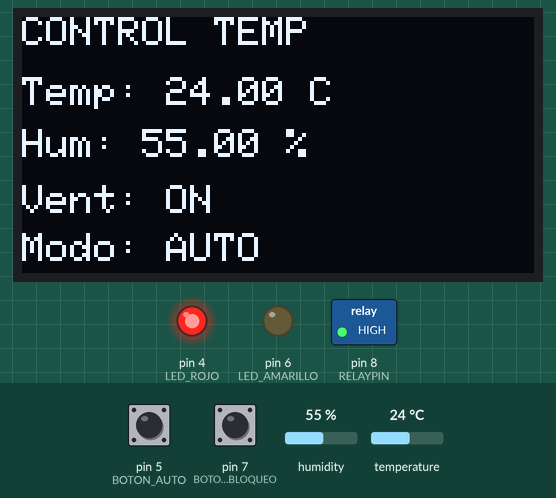
The sketch below on a simulated Arduino Uno, built with avr-gcc and run on an emulated ATmega328P. Parts: 128×64 one-colour display, switched loads named in the sketch (green lamp = pin HIGH), output pins drawn as LEDs (lit = HIGH). The test bench sets the inputs (shaded band); at power-on: temperature 24 °C, pin 5 (BOTON_AUTO) HIGH, pin 7 (BOTON_BLOQUEO) HIGH, humidity 55 %. What the sketch prints to the serial monitor is not drawn.

Above: at 3.2 s.
3.3 s: temperature set to 22 °C
At 5.4 s:
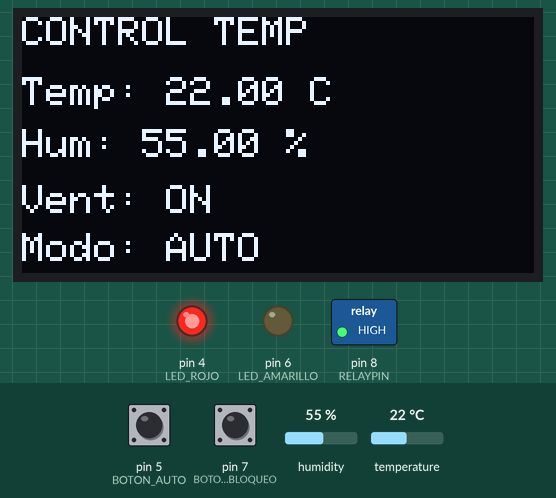
5.7 s: temperature set to 19 °C
At 6.8 s:
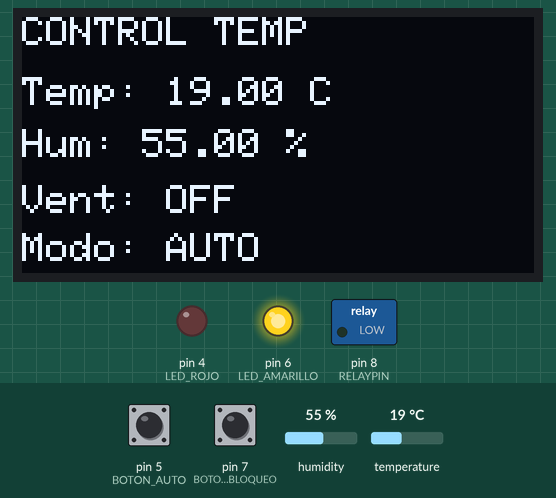
7.8 s: pin 5 (BOTON_AUTO) pulled LOW for 1.25 s
At 9.6 s:
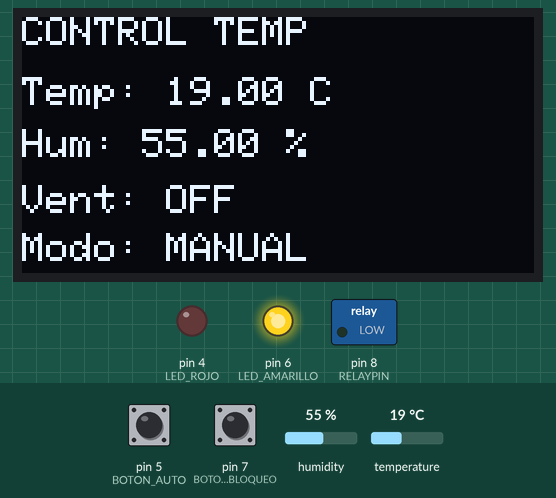
10.5 s: pin 7 (BOTON_BLOQUEO) pulled LOW for 3.2 s
At 14.2 s:
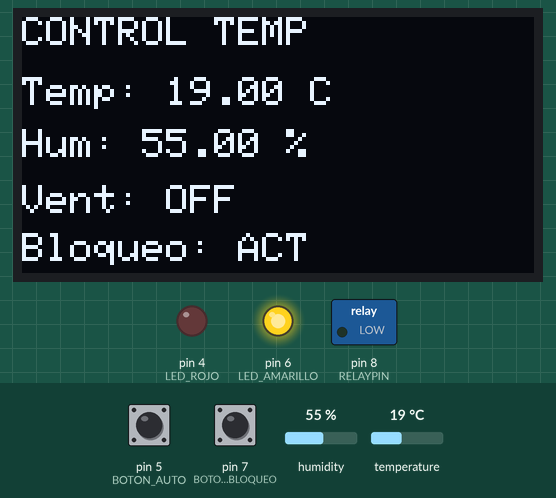
15.2 s: humidity set to 22 %
At 16.7 s:
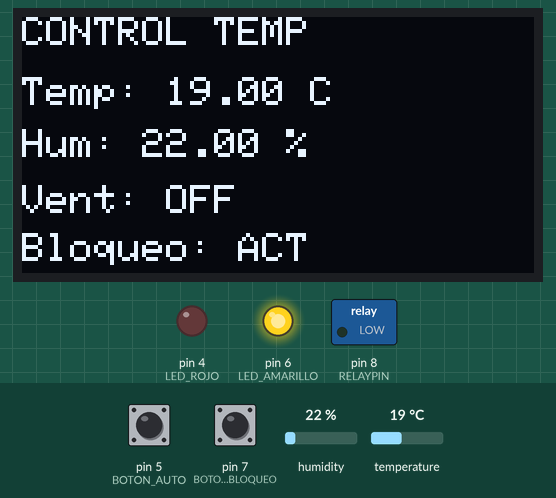
17.3 s: pin 7 (BOTON_BLOQUEO) pulled LOW for 1.25 s
At 19.4 s:
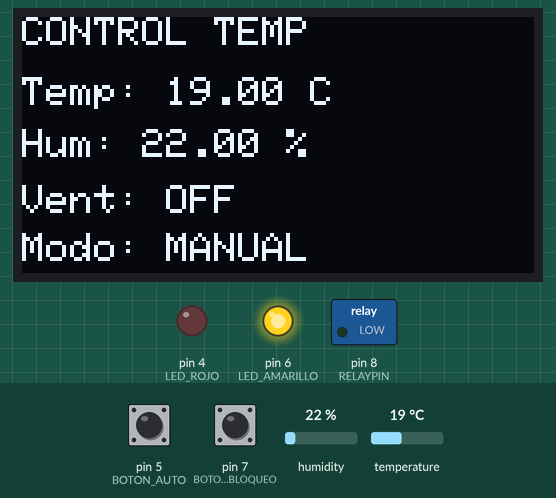
Timing chart, 0 to 20.9 s (numbered marks = the images above; inputs shaded):
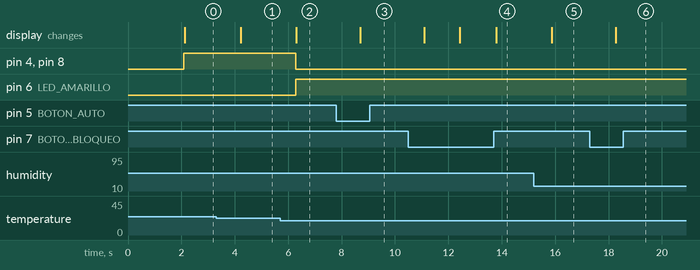

Measured:
- the behaviour switches between 21 and 20 °C on temperature (found by bisection; images 1 and 2)
- after the input at 3.3 s, the display: changes after 0.92 s (image 1)
- after the input at 5.7 s, pin 4 (LED_ROJO), pin 8 (RELAYPIN): HIGH → LOW after 0.57 s; pin 6 (LED_AMARILLO): LOW → HIGH after 0.57 s; the display: changes after 0.61 s (image 2)
- after the input at 7.8 s, the display: changes after 0.90 s (image 3)
- after the input at 10.5 s, the display: changes after 0.59 s (image 4)
- after the input at 15.2 s, the display: changes after 0.68 s (image 5)
- after the input at 17.3 s, the display: changes after 0.97 s (image 6)

The sketch:

Temperatura.ino
```cpp
#include <Wire.h>
#include <Adafruit_GFX.h>
#include <Adafruit_SSD1306.h>
#include <DHT.h>

#define SCREEN_WIDTH 128
#define SCREEN_HEIGHT 64

Adafruit_SSD1306 display(SCREEN_WIDTH, SCREEN_HEIGHT, &Wire, -1);

#define DHTPIN 2
#define DHTTYPE DHT11

DHT dht(DHTPIN, DHTTYPE);

#define RELAYPIN 8

#define BOTON_BLOQUEO 7
#define BOTON_AUTO 5

#define LED_ROJO 4
#define LED_AMARILLO 6

bool ventilador = false;
bool modoAutomatico = true;
bool bloqueo = false;

void setup() {

  Serial.begin(9600);

  dht.begin();

  if (!display.begin(SSD1306_SWITCHCAPVCC, 0x3C)) {

    Serial.println("OLED no encontrada");

    while (true);
  }

  display.clearDisplay();

  display.setTextSize(1);
  display.setTextColor(SSD1306_WHITE);

  display.setCursor(10, 25);
  display.println("Sistema iniciado");

  display.display();

  delay(2000);

  pinMode(RELAYPIN, OUTPUT);

  pinMode(BOTON_BLOQUEO, INPUT_PULLUP);
  pinMode(BOTON_AUTO, INPUT_PULLUP);

  pinMode(LED_ROJO, OUTPUT);
  pinMode(LED_AMARILLO, OUTPUT);

  digitalWrite(RELAYPIN, LOW);

  Serial.println("Sistema de temperatura iniciado");
}

void loop() {

  if (digitalRead(BOTON_BLOQUEO) == LOW) {

    bloqueo = !bloqueo;

    delay(300);
  }

  if (digitalRead(BOTON_AUTO) == LOW) {

    modoAutomatico = !modoAutomatico;

    delay(300);
  }

  float temperatura = dht.readTemperature();
  float humedad = dht.readHumidity();

  if (isnan(temperatura) || isnan(humedad)) {

    Serial.println("Error leyendo DHT11");

    display.clearDisplay();

    display.setCursor(0, 20);
    display.println("Error de sensor");

    display.display();

    delay(2000);

    return;
  }

  Serial.print("Temperatura: ");
  Serial.print(temperatura);
  Serial.println(" C");

  Serial.print("Humedad: ");
  Serial.print(humedad);
  Serial.println(" %");

  if (modoAutomatico && !bloqueo) {

    if (temperatura > 22 && ventilador == false) {

      digitalWrite(RELAYPIN, HIGH);

      ventilador = true;

      Serial.println("Ventilador ENCENDIDO");
    }

    if (temperatura < 21 && ventilador == true) {

      digitalWrite(RELAYPIN, LOW);

      ventilador = false;

      Serial.println("Ventilador APAGADO");
    }
  }

  if (ventilador) {

    digitalWrite(LED_ROJO, HIGH);
    digitalWrite(LED_AMARILLO, LOW);

  } else {

    digitalWrite(LED_ROJO, LOW);
    digitalWrite(LED_AMARILLO, HIGH);
  }

  display.clearDisplay();

  display.setTextSize(1);

  display.setCursor(0, 0);
  display.println("CONTROL TEMP");

  display.setCursor(0, 15);
  display.print("Temp: ");
  display.print(temperatura);
  display.println(" C");

  display.setCursor(0, 28);
  display.print("Hum: ");
  display.print(humedad);
  display.println(" %");

  display.setCursor(0, 42);

  if (ventilador) {

    display.println("Vent: ON");

  } else {

    display.println("Vent: OFF");
  }

  display.setCursor(0, 54);

  if (bloqueo) {

    display.println("Bloqueo: ACT");

  } else if (modoAutomatico) {

    display.println("Modo: AUTO");

  } else {

    display.println("Modo: MANUAL");
  }

  display.display();

  delay(1000);
}
```
